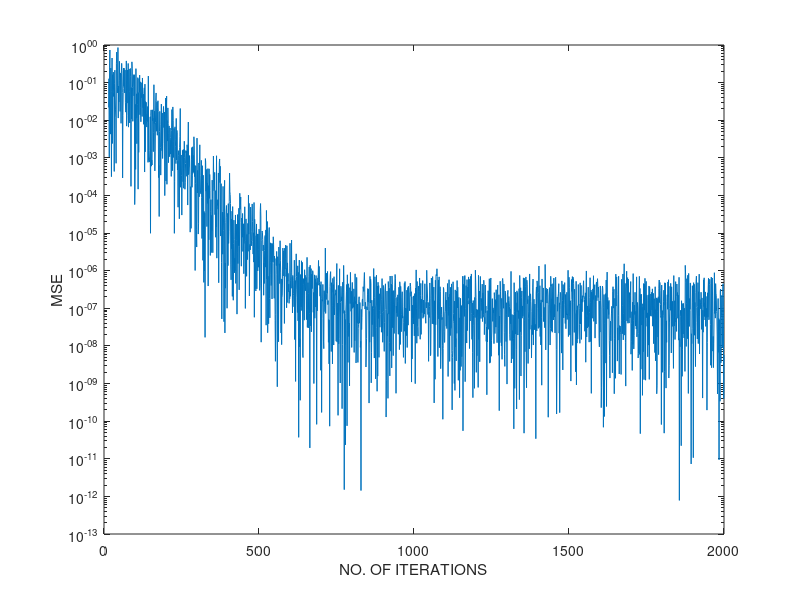

Recreate this plot in MATLAB.
%
%	Channel equalization
%
%
% Last updated on April 28, 1998
%

itn=2000;
ston=30;
N=15;
h=([0.3 1 -0.4]+1i*[-0.2 0 0.1])';
delay=8;
sigman=0;%10^(-ston/20)*sqrt(h'*h);
runs=1;
gamma=sqrt(2);

%% the case of l=1
xi=zeros(itn,1);
mu1=0.01;

for k=1:runs

	w=zeros(N,1);w(delay)=1;
	s=sign(randn(itn,1))+1i*sign(randn(itn,1));
	x=filter(h,1,s)+sigman*(randn(itn,1)+1i*randn(itn,1));

	for n=N:itn;
		xtdl=x(n:-1:n-N+1);
        y(n)=w'*xtdl;
		w=w-mu1*(conj(y(n))/abs(y(n)+0.0001))*(abs(y(n))-gamma)*xtdl;
		xi(n)=xi(n)+abs(abs(y(n))-gamma)^2;
	end
end
xi=xi/runs;

semilogy(xi)
xlabel('NO. OF ITERATIONS')
ylabel('MSE')
